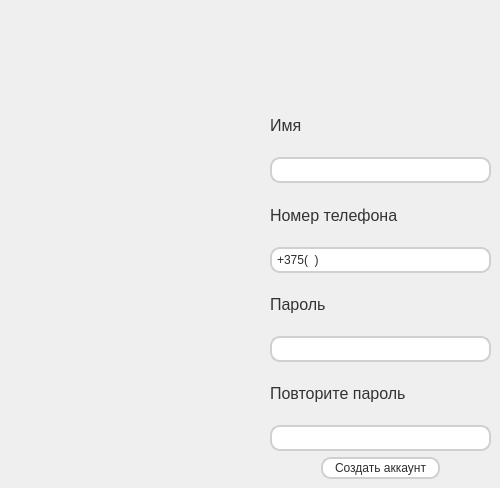
      <widget class="QWidget" name="RegisterPage">
       <widget class="QWidget" name="layoutWidget">
        <property name="geometry">
         <rect>
          <x>270</x>
          <y>100</y>
          <width>221</width>
          <height>379</height>
         </rect>
        </property>
        <layout class="QVBoxLayout" name="verticalLayout_7">
         <item>
          <layout class="QVBoxLayout" name="verticalLayout_3">
           <item>
            <widget class="QLabel" name="label_4">
             <property name="styleSheet">
              <string notr="true">color: #333333;
font-size: 12pt;
</string>
             </property>
             <property name="text">
              <string>Имя</string>
             </property>
            </widget>
           </item>
           <item>
            <widget class="QLineEdit" name="InputName">
             <property name="styleSheet">
              <string notr="true">QLineEdit {
    background-color: #ffffff;
    border: 2px solid #d0d0d0;
    border-radius: 10px;
    padding: 3px;
    color: #2c2c2c;
    selection-background-color: #0078d7;
}
QLineEdit:focus {
    border: 2px solid #0078d7;
}
</string>
             </property>
             <property name="text">
              <string/>
             </property>
            </widget>
           </item>
          </layout>
         </item>
         <item>
          <layout class="QVBoxLayout" name="verticalLayout_4">
           <item>
            <widget class="QLabel" name="label_5">
             <property name="styleSheet">
              <string notr="true">color: #333333;
font-size: 12pt;
</string>
             </property>
             <property name="text">
              <string>Номер телефона</string>
             </property>
            </widget>
           </item>
           <item>
            <widget class="QLineEdit" name="PhoneInputReg">
             <property name="styleSheet">
              <string notr="true">QLineEdit {
    background-color: #ffffff;
    border: 2px solid #d0d0d0;
    border-radius: 10px;
    padding: 3px;
    color: #2c2c2c;
    selection-background-color: #0078d7;
}
QLineEdit:focus {
    border: 2px solid #0078d7;
}
</string>
             </property>
             <property name="inputMask">
              <string>+375(99)9999999</string>
             </property>
            </widget>
           </item>
          </layout>
         </item>
         <item>
          <layout class="QVBoxLayout" name="verticalLayout_5">
           <item>
            <widget class="QLabel" name="label_6">
             <property name="styleSheet">
              <string notr="true">color: #333333;
font-size: 12pt;
</string>
             </property>
             <property name="text">
              <string>Пароль</string>
             </property>
            </widget>
           </item>
           <item>
            <widget class="QLineEdit" name="PasswordInputReg">
             <property name="styleSheet">
              <string notr="true">QLineEdit {
    background-color: #ffffff;
    border: 2px solid #d0d0d0;
    border-radius: 10px;
    padding: 3px;
    color: #2c2c2c;
    selection-background-color: #0078d7;
}
QLineEdit:focus {
    border: 2px solid #0078d7;
}
</string>
             </property>
             <property name="echoMode">
              <enum>QLineEdit::EchoMode::Password</enum>
             </property>
            </widget>
           </item>
          </layout>
         </item>
         <item>
          <layout class="QVBoxLayout" name="verticalLayout_6">
           <item>
            <widget class="QLabel" name="label_7">
             <property name="styleSheet">
              <string notr="true">color: #333333;
font-size: 12pt;
</string>
             </property>
             <property name="text">
              <string>Повторите пароль</string>
             </property>
            </widget>
           </item>
           <item>
            <widget class="QLineEdit" name="PasswordInputRepeatReg">
             <property name="styleSheet">
              <string notr="true">QLineEdit {
    background-color: #ffffff;
    border: 2px solid #d0d0d0;
    border-radius: 10px;
    padding: 3px;
    color: #2c2c2c;
    selection-background-color: #0078d7;
}
QLineEdit:focus {
    border: 2px solid #0078d7;
}
</string>
             </property>
             <property name="echoMode">
              <enum>QLineEdit::EchoMode::Password</enum>
             </property>
            </widget>
           </item>
          </layout>
         </item>
         <item>
          <layout class="QHBoxLayout" name="horizontalLayout">
           <item>
            <spacer name="horizontalSpacer_8">
             <property name="orientation">
              <enum>Qt::Orientation::Horizontal</enum>
             </property>
             <property name="sizeHint" stdset="0">
              <size>
               <width>40</width>
               <height>20</height>
              </size>
             </property>
            </spacer>
           </item>
           <item>
            <widget class="QPushButton" name="registerButton">
             <property name="styleSheet">
              <string notr="true">QPushButton {
    background-color: #ffffff;
    border: 2px solid #d0d0d0;
    border-radius: 10px;
    padding: 2px 12px;
    color: #2c2c2c;
}
QPushButton:hover {
    background-color: #e8e8e8;
    border-color: #b0b0b0;
}
QPushButton:pressed {
    background-color: #d0d0d0;
}
</string>
             </property>
             <property name="text">
              <string>Создать аккаунт</string>
             </property>
            </widget>
           </item>
           <item>
            <spacer name="horizontalSpacer_9">
             <property name="orientation">
              <enum>Qt::Orientation::Horizontal</enum>
             </property>
             <property name="sizeHint" stdset="0">
              <size>
               <width>40</width>
               <height>20</height>
              </size>
             </property>
            </spacer>
           </item>
          </layout>
         </item>
        </layout>
       </widget>
      </widget>
